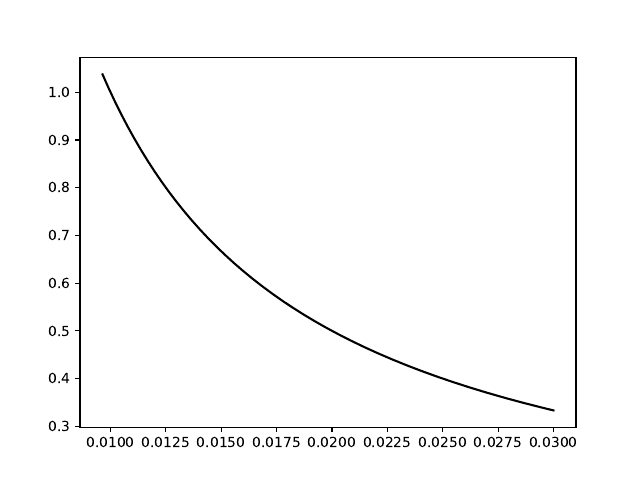

Python code for this plot:
import numpy as np 
import matplotlib.pyplot as plt
q = 0.01
x = np.linspace(0.00964,0.03,1000)
y = q/x
plt.plot(x,y,'k')
plt.savefig('Coloumb.pdf')
plt.show()
